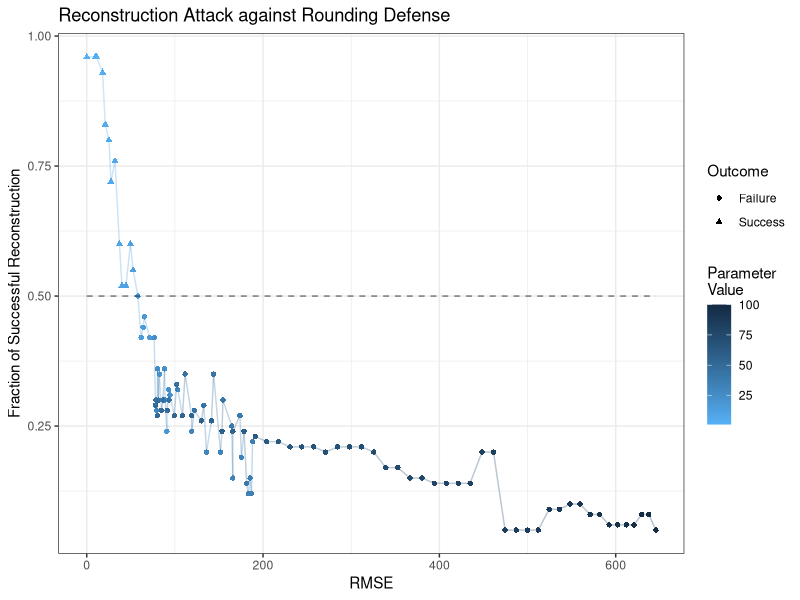
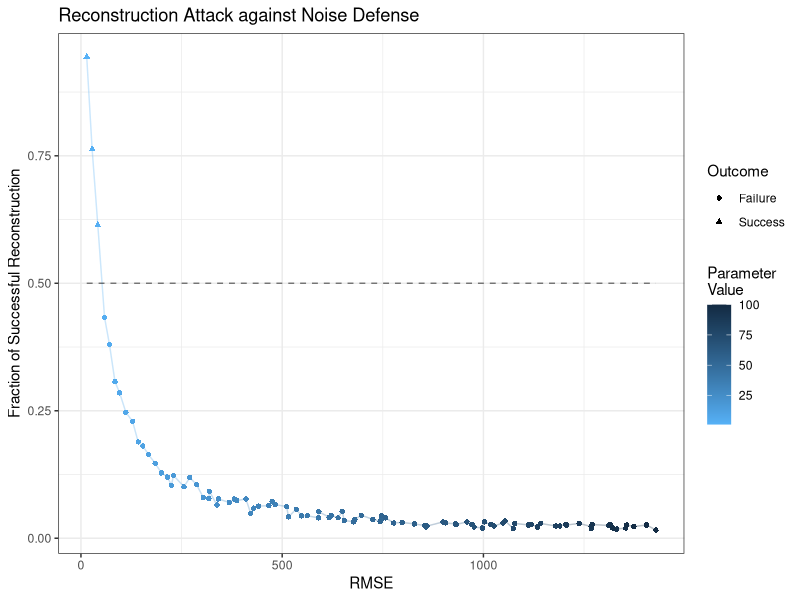

Reproduce these figures in R, in order. (Note: a time limit stopped this script after it produced the figures.)
##
## q2reconstructionattack.r
##
## Regression-based reconstruction attack against various defense mechanisms
##
## JH 2019/02/21
##

library(ggplot2)    # using ggplot graphing libraries (optional)

##### Parameters

set.seed(99)          # RNG seed
n <- 100              # Dataset size
k.trials <- 2 * n     # Number of queries
exp.n <- 10           # Number of experiments at each step

##### Data

# read in the data
sample.data <- read.csv('FultonPUMS5sample100.csv')
sample.data.clean <- sample.data[3:17]
attributes.n <- length(names(sample.data.clean))

# get sensitive data (USCITIZEN)
sensitive.var <- "uscitizen"
sensitive.data <- sample.data[, sensitive.var]


##### Querying Mechanisms (including defenses)

# standard query of the dataset
query <- function(data, pred) {
  # extract data subset according to specified predicate
  subset <- data[pred]
  # calculate desired sum
  sum <- sum(subset)
  sum
}

# query w/ defense by rounding to nearest multiple of R
query.rounding <- function(data, pred, r) {
  # get actual query
  sum <- query(data, pred)
  # apply rounding defense
  sum.rounded <- round(sum / r) * r
  sum.rounded
}

# query w/ defense by adding Gaussian noise
query.noisy <- function(data, pred, sigma) {
  # get actual query
  sum <- query(data, pred)
  # apply Gaussian noise as defense
  sum.noisy <- sum + rnorm(1, 0, sigma)
  sum.noisy
}

# query w/ defense by subsampling t out of n rows
query.subsampling <- function(data, pred, t) {
  # create subsample T with t out of n rows
  T.rows <- sample(length(data), t)
  # extract data subset from subsample according to specified predicate
  T.data <- data[T.rows]
  # get actual query on this subsample
  sum <- query(T.data, pred[T.rows])
  # scale up
  sum.sub <- sum * length(data) / t
  sum.sub
}


##### Define Predicates

# hashing to generate predicates
prime <- 563    # moderately large prime

predicate.single <- function(r.nums, individual) {
  (sum(r.nums * individual) %% prime) %% 2
}

# define predicates for the 2n queries
predicates <- matrix(NA, nrow = k.trials, ncol = n)

# generate 2n predicates
for (pred.index in 1:k.trials) {
  # generate random numbers for this hash
  r.nums <- sample(0:(prime - 1), attributes.n, replace=TRUE)
  # calculate for particular individual
  pred.temp <- apply(sample.data.clean, MARGIN = 1, predicate.single, r.nums)
  # store the predicate
  predicates[pred.index,] <- pred.temp
}


#### Main Reconstruction Attack function
# takes a defense query mechanism and name of defense
# makes the attack and plots the results
reconstruction <- function (query.function, defense.name) {
  results <- data.frame(param=integer(), rmse=numeric(), frac=numeric())
  # loop through different parameter values
  for (param.value in 1:n) {
    # make 10 experiments each time, storing each RMSE and fraction of success
    experiments.rmse <- vector("numeric", exp.n)
    experiments.frac <- vector("numeric", exp.n)
    for (exp.index in 1:exp.n) {
      squared.errors <- c()
      history <- matrix(NA, nrow = k.trials, ncol = (n + 1))
      
      ##### Run Queries
      # make the 2n queries using the generated predicates
      for (pred.index in 1:k.trials) {
        # extract predicate
        pred.current <- predicates[pred.index,]
        # get standard query and query with defense
        q.standard <- query(sensitive.data, pred.current)
        q.defense <- query.function(sensitive.data, pred.current, param.value)
        # save this query (result w/ defense + predicate) to history table
        history[pred.index,] <- c(q.defense, as.numeric(pred.current))
        # calculate and store squared errors
        squared.errors <- c(squared.errors, (q.defense - q.standard) ** 2)
      }
      # calculate RMSE for this experiment
      experiments.rmse[exp.index] <- sqrt(sum(squared.errors))
      
      # convert into dataframe
      xnames <- paste("x", 1:n, sep="")
      varnames <- c("y", xnames)
      release.data <- as.data.frame(history)
      names(release.data) <- varnames
      
      ##### Regression Attack
      # attack formula
      attack.formula <- paste(xnames, collapse=" + ")
      attack.formula <- paste("y ~ ", attack.formula, "-1")
      attack.formula <- as.formula(attack.formula)
      attack.output <- lm(attack.formula, data=release.data)
      # regression coefficient estimates
      attack.estimates <- attack.output$coef
      # estimates rounded to give reconstruction predictions
      attack.reconstructed <- round(attack.estimates)
      # calculate fraction successfully reconstructed
      experiments.frac[exp.index] <-
        sum(attack.reconstructed == sensitive.data) / n
    }
    # append the avg of the 10 experiments for this particular parameter value
    results <- rbind(results,
                     c(param.value, mean(experiments.rmse), mean(experiments.frac)))
  }
  
  names(results) <- c("param", "rmse", "frac")
  
  ##### Visualization of results
  # type to distinguish between successful (1) or not (0)
  results$success <- as.numeric(results$frac > 0.5)
  print(paste("Min:", min(results[results$success == 0,]$param)))
  print(paste("Max:", max(results[results$success == 0,]$param)))
  # plot the result
  ggplot(results, aes(x=rmse, y=frac)) + # scatter plot
    geom_point(aes(color=param, shape=as.factor(success + 23))) + 
    # trend line
    geom_line(aes(color=param), alpha=0.3) +
    # success threshold
    geom_line(aes(y=0.5), alpha=0.5, size=0.5, linetype=2) +
    # labels and title
    ylab("Fraction of Successful Reconstruction") +
    xlab("RMSE") +
    ggtitle(paste("Reconstruction Attack against", defense.name)) + 
    # legend formatting
    scale_color_continuous(name="Parameter\nValue", low="#56B1F7", high="#132B43") +
    scale_shape_discrete(name="Outcome", labels=c("Failure", "Success")) +
    theme_bw()
  #plot(results$frac, results$rmse) # use this instead if no ggplot
}

# make the calls to the reconstruction attack function
reconstruction(query.rounding, "Rounding Defense")
dev.copy2pdf(file="./figs/attackrounding.pdf")
reconstruction(query.noisy, "Noise Defense")
dev.copy2pdf(file="./figs/attacknoise.pdf")
reconstruction(query.subsampling, "Subsampling Defense")
dev.copy2pdf(file="./figs/attacksubsampling.pdf")
